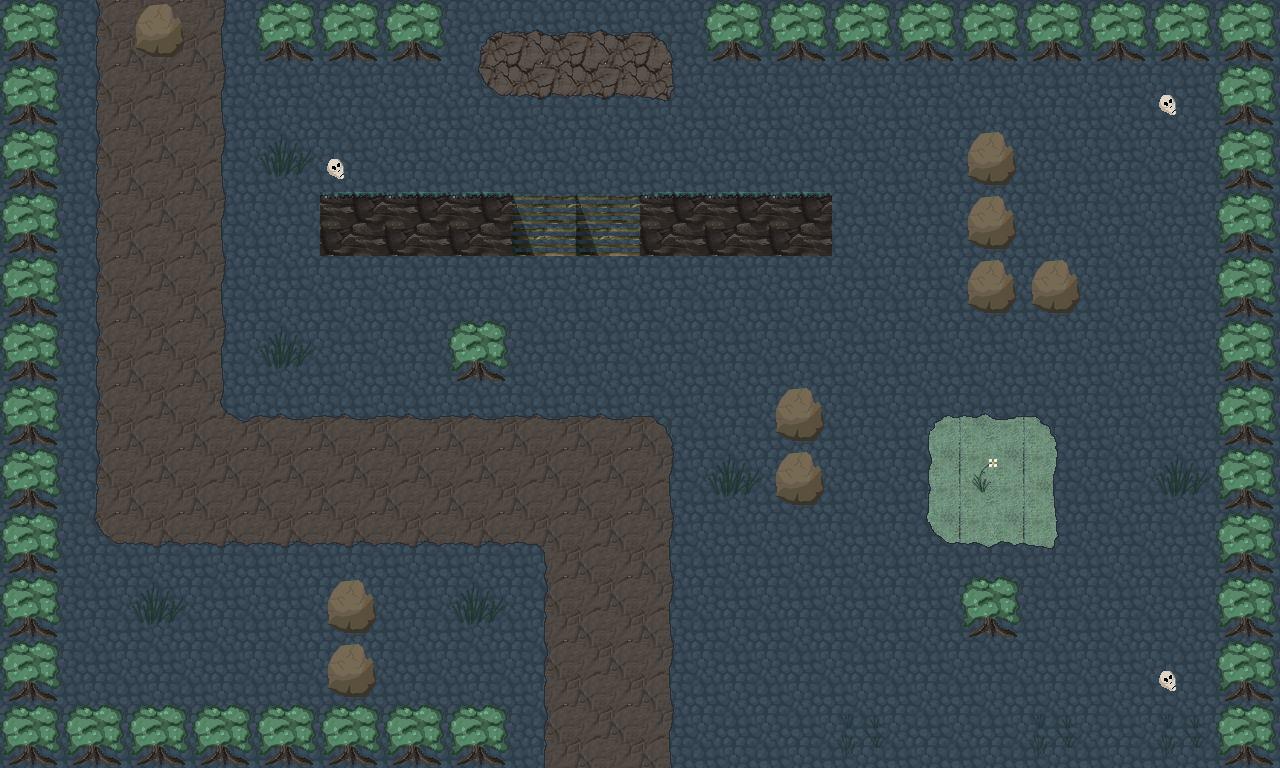

A 2D game scene composited from a Tiled map and its tileset images. What follows is a short description and the map's XML, with every tile layer's data as written:
An orthogonal 20x12 tile map with 64x64 px tiles, 2 tile layers (Слой тайлов 1, Слой тайлов 2) and 16 objects.

<map version="1.2" tiledversion="1.3.3" orientation="orthogonal" renderorder="left-up" width="20" height="12" tilewidth="64" tileheight="64" infinite="0" nextlayerid="6" nextobjectid="25">
 <tileset firstgid="1" source="tileset.tsx" />
 <layer id="1" name="Слой тайлов 1" width="20" height="12">
  <data encoding="csv">
1,22,22,22,1,1,1,45,45,45,45,1,1,1,1,1,1,1,1,1,
1,22,22,22,1,1,1,45,45,45,45,1,1,1,1,1,1,1,1,1,
1,22,22,22,1,1,1,1,1,1,1,1,1,1,1,1,1,1,1,1,
1,22,22,22,1,27,27,27,17,17,27,27,27,1,1,1,1,1,1,1,
1,22,22,22,1,1,1,1,1,1,1,1,1,1,1,1,1,1,1,1,
1,22,22,22,1,1,1,1,1,1,1,1,1,1,1,1,1,1,1,1,
1,22,22,22,22,22,22,22,22,22,22,1,1,1,34,34,34,1,1,1,
1,22,22,22,22,22,22,22,22,22,22,1,1,1,34,34,34,1,1,1,
1,22,22,22,22,22,22,22,22,22,22,1,1,1,34,34,34,1,1,1,
1,1,1,1,1,1,1,1,22,22,22,1,1,1,1,1,1,1,1,1,
1,1,1,1,1,1,1,1,22,22,22,1,1,1,1,1,1,1,1,1,
1,1,1,1,1,1,1,1,22,22,22,1,1,1,1,1,1,1,1,1
</data>
 </layer>
 <layer id="2" name="Слой тайлов 2" width="20" height="12">
  <data encoding="csv">
7,21,6,23,7,7,7,11,12,12,13,7,7,7,7,7,7,7,7,7,
7,21,0,23,0,0,0,31,32,32,33,0,0,0,0,0,0,0,5,7,
7,21,0,23,2,5,0,0,0,0,0,0,0,0,0,6,0,0,0,7,
7,21,0,23,0,0,0,0,0,0,0,0,0,0,0,6,0,0,0,7,
7,21,0,23,0,0,0,0,0,0,0,0,0,0,0,6,6,0,0,7,
7,21,0,23,2,0,0,7,0,0,0,0,0,0,0,0,0,0,0,7,
7,21,0,24,12,12,12,12,12,12,13,0,6,1,11,12,13,0,0,7,
7,21,0,0,0,0,0,0,0,0,23,2,6,0,21,4,23,0,2,7,
7,31,32,32,32,32,32,32,15,0,23,0,0,0,31,32,33,0,0,7,
7,0,2,0,0,6,0,2,21,0,23,0,1,0,0,7,0,0,0,7,
7,0,0,0,0,6,0,0,21,0,23,0,0,0,0,0,0,0,5,7,
7,7,7,7,7,7,7,7,21,22,23,1,1,3,1,1,3,1,3,7
</data>
 </layer>
 <objectgroup id="3" name="Слой объектов 1">
  <object id="5" x="320.386" y="194.391" width="190.791" height="60.2973" />
  <object id="6" x="640.772" y="195.741" width="190.791" height="60.2973" />
  <object id="10" x="825.69" y="389.139" width="117.092" height="52.3931" rotation="-270.12" />
  <object id="11" x="376.572" y="581.82" width="116.094" height="48.3971" rotation="-270.011" />
  <object id="12" x="962.957" y="129.594" width="54.8975" height="183.592" />
  <object id="13" x="1025.95" y="257.389" width="57.5974" height="58.4974" />
  <object id="14" x="132.294" y="3.14985" width="57.5974" height="58.4974" />
  <object id="16" x="1223.1" y="0.899862" width="54.3973" height="768.566" />
  <object id="17" x="0.899984" y="2.69972" width="55.3973" height="768.566" />
  <object id="18" x="259.489" y="1.34994" width="183.791" height="57.2973" />
  <object id="19" x="711.769" y="3.14986" width="511.177" height="56.2973" />
  <object id="20" x="512.469" y="763.818" width="711.177" height="4.2973" />
  <object id="21" x="55.0973" y="711.918" width="453.38" height="55.2973" />
  <object id="22" x="961.965" y="579.224" width="57.5974" height="58.4974" />
  <object id="23" x="450.88" y="321.736" width="57.5974" height="58.4974" />
  <object id="24" x="57.4115" y="-0.14865" width="711.177" height="4.2973" />
 </objectgroup>
</map>